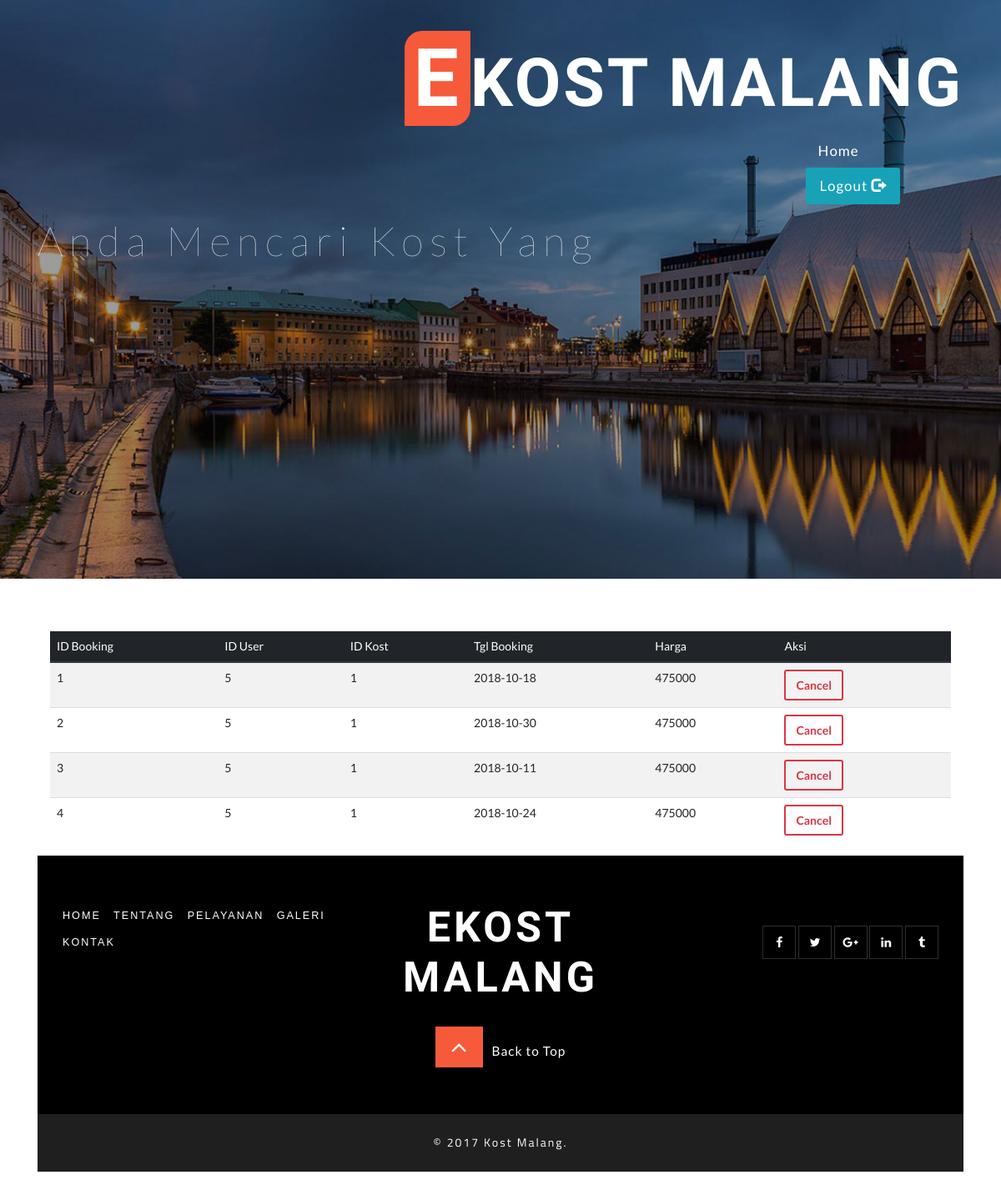
/index.php/booking_controller, run on the app's committed database.
### tables this page shows
CREATE TABLE `booking_kost` (
  `id_booking` int(11) NOT NULL,
  `fk_id_user` int(11) NOT NULL,
  `fk_id_kost` int(5) NOT NULL,
  `tgl_booking` date NOT NULL,
  `harga` double NOT NULL
);

### application/controllers/Booking_Controller.php (called while the page is built, shortened)
<?php
class Booking_Controller extends CI_Controller{
	public function __construct()
	{
		$this->load->model('Model_Booking');
		$this->load->model('Kost_p_model');
	}
	public function index()
	{
		$data['booking'] = $this->Model_Booking->get_all_booking();
		$this->load->view('penyewa/view_bookingpenyewa', $data);
	}
}

### index.php (called while the page is built, shortened)
<?php
require_once BASEPATH.'core/CodeIgniter.php';

### application/models/Model_Booking.php (called while the page is built, shortened)
<?php
    class Model_Booking extends CI_Model
    {
        public function get_all_booking()
        {
            $this->db->order_by('id_booking');
            $query = $this->db->get('booking_kost');
            return $query->result_array();
        }
}

### application/views/penyewa/view_bookingpenyewa.php (the view, shortened to what this page needs)
<div class="container">
  <div class="container">
    <table id="table_id" class="table table-striped"><br><br><br>
      <thead class="thead-dark">
        <tr>
          <th>ID Booking</th>
          <th>ID User</th>
          <th>ID Kost</th>
          <th>Tgl Booking</th>
          <th>Harga</th>
          <th>Aksi</th>
        </tr>
      </thead>
    <tbody>
      <?php
        foreach ($booking as $i) :
          $id       = $i['id_booking'];
          $iduser    = $i['fk_id_user'];
          $idkost   = $i['fk_id_kost'];
          $tglbooking    = $i['tgl_booking'];
          $harga  = $i['harga'];
      ?>
      <tr>
        <td><?php echo $id ?></td>
        <td><?php echo $iduser ?></td>
        <td><?php echo $idkost ?></td>
        <td><?php echo $tglbooking ?></td>
        <td><?php echo $harga ?></td>
        <td>
          <div class="btn-group">
            <a href="<?php echo site_url('Booking_Controller/delete_booking/'.$i['id_booking']) ?>" class="btn btn-outline-danger">Cancel</a>
          </div>
        </td>
      </tr>
    <?php endforeach;?>
    </tbody>
  </table>
</div>
</body>
</html>

### assets/css/style2.css (style rules this page uses)
body { padding:0; margin:0; background:#fff; position:relative; font-family: 'Titillium Web', sans-serif; }
body a { transition:0.5s all; -webkit-transition:0.5s all; -moz-transition:0.5s all; -o-transition:0.5s all; -ms-transition:0.5s all; }

### data on the page
booking_kost: id_booking "1", fk_id_user "5", fk_id_kost "1", tgl_booking "2018-10-18", harga "475000"
booking_kost: id_booking "2", fk_id_user "5", fk_id_kost "1", tgl_booking "2018-10-30", harga "475000"
booking_kost: id_booking "3", fk_id_user "5", fk_id_kost "1", tgl_booking "2018-10-11", harga "475000"
booking_kost: id_booking "4", fk_id_user "5", fk_id_kost "1", tgl_booking "2018-10-24", harga "475000"
